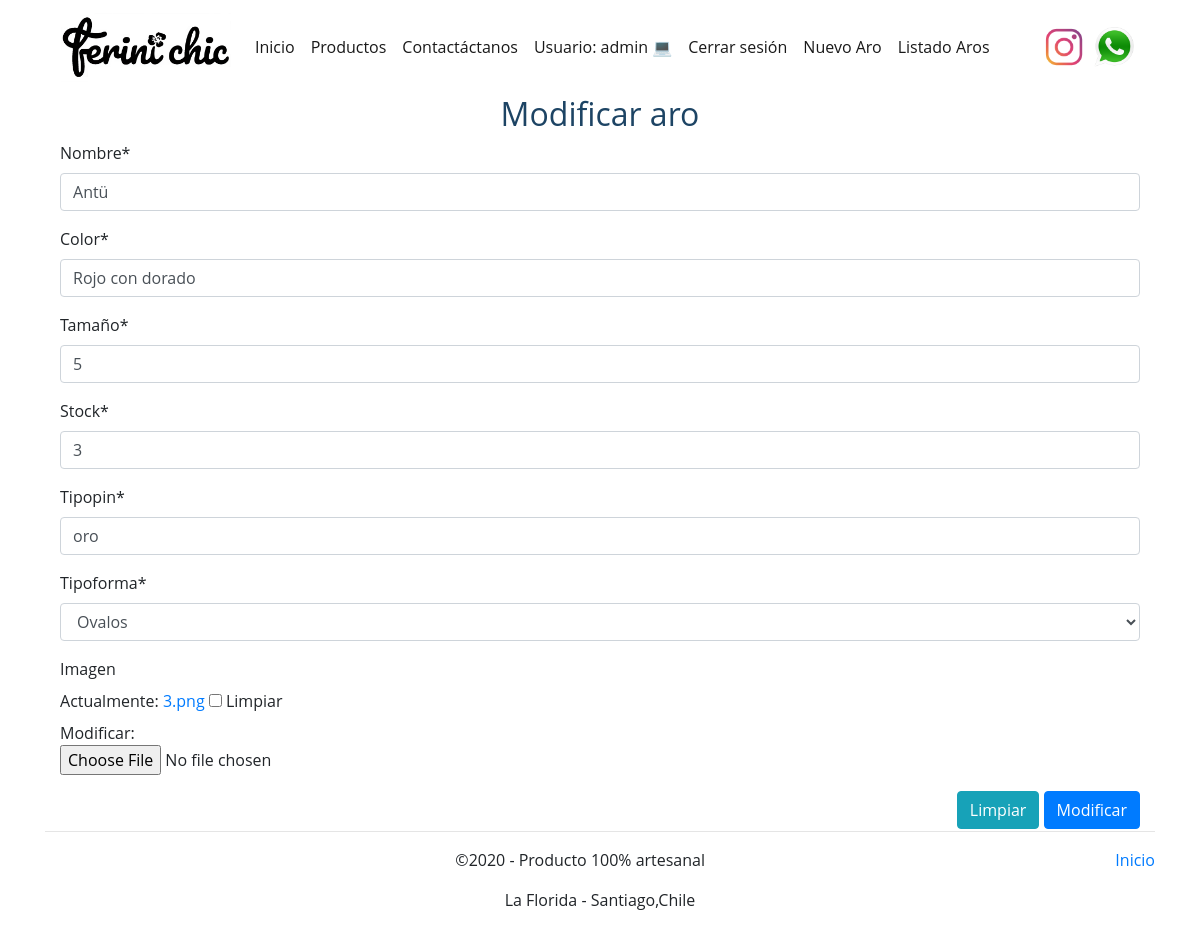
/modificar_aro/12 (signed in), run on the app's committed database.
### core/models.py (models this page shows, shortened)
class Aro (models.Model):
    nombre= models.CharField(max_length=90)
    color= models.CharField(max_length=30)
    tamaño= models.IntegerField()
    stock= models.IntegerField()
    tipoPin= models.CharField(max_length=20)
    tipoforma= models.ForeignKey(TipoAro, on_delete=models.CASCADE)
    imagen = models.ImageField(null=True, blank =True)

### core/views.py (the view)
# urls.py: path('modificar_aro/<id>', modificar_aro, name="modificar_aro"),
@permission_required('core.change_aro')
def modificar_aro(request, id):
    aro= Aro.objects.get(id=id)
    data = {
        'form': AroForm(instance=aro)
    }
    if request.method =='POST':
        formulario = AroForm(data=request.POST, instance=aro, files=request.FILES)
        if formulario.is_valid():
            formulario.save()
            data['mensaje']="Modificado correctamente"
            data['form'] = AroForm(instance=Aro.objects.get(id=id))
    return render (request,'core/modificar_aro.html', data)

### core/forms.py
class AroForm(ModelForm):
    nombre= forms.CharField(min_length=2, max_length=90)
    color= forms.CharField(min_length=4, max_length=30)
    tamaño= forms.IntegerField(min_value=1, max_value=10)
    stock= forms.IntegerField(min_value=0, max_value=50)
    tipoPin= forms.CharField(min_length=3, max_length=20)
    class Meta:
        model = Aro
        fields = ['nombre','color','tamaño','stock','tipoPin','tipoforma','imagen']

### core/models.py (called while the page is built)
    def __str__(self):
        return self.nombreT

### core/templates/core/modificar_aro.html (shortened to what this page needs)
{% extends 'core/baseEstructura.html' %}
{% load static %}
{%block css%}
<link rel="stylesheet" href="{% static 'core/css/estiloIndex.css'%}">
{%endblock%}
{% block contenido %}
{% load crispy_forms_tags %}
<div class="container">
    <h2>Modificar aro</h2>
<form action=" " method="POST" enctype="multipart/form-data">
    <table>
        {{ form | crispy }}
    </table>
    <div class="float-right">
        <input type="reset" value="Limpiar" class="btn btn-info">
        <input type="submit" value="Modificar" class="btn btn-primary">
    </div>
</form>
</div>
{%endblock%}

### core/templates/core/baseEstructura.html (shortened to what this page needs)
<!doctype html  >
<html lang="en">
  <head>
    <link rel="stylesheet" href="https://cdn.jsdelivr.net/npm/bootstrap@4.5.3/dist/css/bootstrap.min.css">
    {% load static %}
    {%block css%}
    {%endblock%}
  </head>
  <body>
    <div id="barra" class="container">
        <nav class ="navbar navbar-expand-lg navbar-light  bg-white">
            <a class="navbar-brand">
                <img id="logo" src="{% static 'core/imagenes/logoo.png'%}"   alt="logo">
            </a>
            <div class="collapse navbar-collapse" id="menu">
                <ul class="navbar-nav mr-auto">
                    <li class="nav-item active">
                        <a href="{% url 'home'%}" class="nav-link">Inicio</a>
                    </li>
                    <li class="nav-item active">
                        <a href="{% url 'aros'%}" class="nav-link">Productos</a>
                    </li>
                    <li class="nav-item active">
                        <a href="{% url 'Contacto'%}" class="nav-link">Contactáctanos</a>
                    </li>
                    {%if user.is_authenticated%}
                      <li class="nav-item active">
                        <a href="#" class="nav-link"> Usuario: {{ user.username}} 💻</a>
                      </li>
                      <li class="nav-item active">
                        <a href="{% url 'logout'%}" class="nav-link"> Cerrar sesión</a>
                      </li>
                      <li class="nav-item active">
                        <a href="{%url 'nuevo_aro'%}"  class="nav-link">Nuevo Aro</a>
                      </li>
                      <li class="nav-item active">
                        <a href="{%url 'ListadoAros'%}"  class="nav-link">Listado Aros</a>
                      </li>
                    {% endif %}
                </ul>
                <span class="navbar-text">
                  <a href="https://www.instagram.com/ferini_chic/?hl=es-la" target="blank"><img class="redes" src="{% static 'core/imagenes/insta.png'%}" alt=""></a>
                </span>
                <span class="navbar-text">
                  <a href="https://api.whatsapp.com/send?phone=56950596898" target="blank"><img class="redes" src="{% static 'core/imagenes/wp.png'%}"  alt=""></a>
                </span>
            </div>
          </nav>
    <div id="contenidoPrincipal">
        {% block contenido %}
        {%endblock%}
    </div>
  </div>
  <footer class="container">
    <hr class="colorhr featurette-divider">
    <p class="float-right"><a href="#">Inicio</a></p>
    <p class="elFooter">&copy;2020  - Producto 100% artesanal   </p>
    <p class="elFooter"> La Florida - Santiago,Chile </p>
  </footer>
  </body>
</html>

### core/static/core/css/estiloIndex.css (style rules this page uses)
* { margin: 0px; padding: 0px; }
footer { padding: 1.5em; }
.elFooter { text-align: center; }
#logo { width : 170px; }
.redes { height: 50px; padding: 5px; }
body { font-family: 'Open Sans', sans-serif; }
h2 { color: #1d4464; text-align: center; }

### data on the page
Aro: nombre "Antü", color "Rojo con dorado", tamaño "5", stock "3", tipoPin "oro", tipoforma "Ovalos"

### other printed values
{{ user.username }} "admin"
